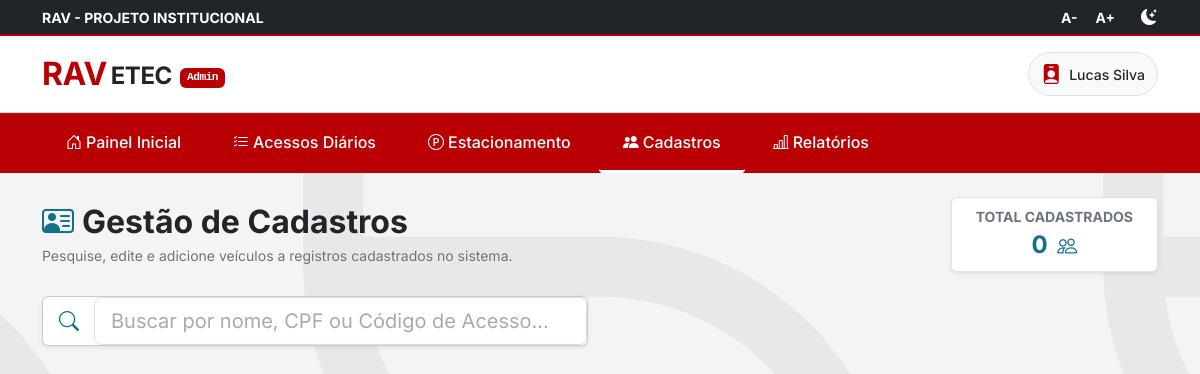
The app's page /gerenciar_cadastros.php, older data.
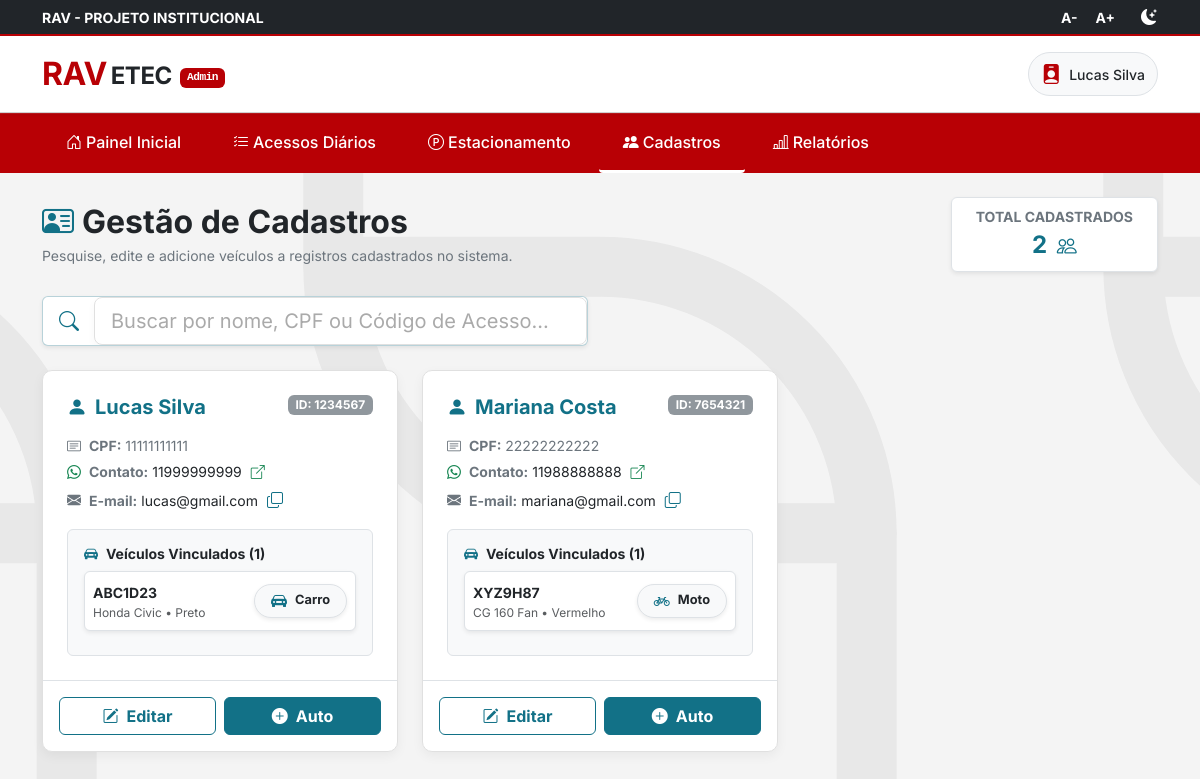
The same page, newer data.
### tables this page shows
CREATE TABLE usuarios (
    id INT AUTO_INCREMENT PRIMARY KEY,
    codigo_acesso VARCHAR(20) NOT NULL UNIQUE,  
    nome_completo VARCHAR(150) NOT NULL,
    email VARCHAR(100) NOT NULL UNIQUE,
    senha VARCHAR(255) NOT NULL DEFAULT '123',
    cpf VARCHAR(14) NOT NULL UNIQUE,
    id_empresa INT NULL,  
    role VARCHAR(50) DEFAULT 'visitante',  
    contato_valor VARCHAR(100) NULL,  
    created_at TIMESTAMP DEFAULT CURRENT_TIMESTAMP,
    CONSTRAINT fk_usuario_unidade
        FOREIGN KEY (id_empresa)
        REFERENCES unidades(id)
        ON DELETE SET NULL
);

CREATE TABLE veiculos (
    id INT AUTO_INCREMENT PRIMARY KEY,
    id_unidade INT NOT NULL,
    id_usuario INT NULL,  
    id_empresa INT NULL,  
    placa VARCHAR(10) NOT NULL UNIQUE,
    modelo VARCHAR(80) NOT NULL,
    cor VARCHAR(30) NULL,
    tipo_veiculo VARCHAR(50) NOT NULL,  
    created_at TIMESTAMP DEFAULT CURRENT_TIMESTAMP,
    CONSTRAINT fk_veiculo_unidade
        FOREIGN KEY (id_unidade)
        REFERENCES unidades(id)
        ON DELETE CASCADE,
    CONSTRAINT fk_veiculo_empresa
        FOREIGN KEY (id_empresa)
        REFERENCES unidades(id)
        ON DELETE SET NULL,
    CONSTRAINT fk_veiculo_usuario
        FOREIGN KEY (id_usuario)
        REFERENCES usuarios(id)
        ON DELETE CASCADE
);

### gerenciar_cadastros.php (the view, shortened to what the rows shown need)
<?php
require_once 'conn.php';
$stmt = $pdo->query("SELECT id, codigo_acesso, nome_completo, cpf, email, contato_valor FROM usuarios WHERE role = 'visitante' ORDER BY nome_completo ASC");
$cadastros = $stmt->fetchAll(PDO::FETCH_ASSOC);
$stmtV = $pdo->query("SELECT id, id_usuario, placa, modelo, cor, tipo_veiculo FROM veiculos WHERE id_usuario IS NOT NULL");
$todos_veiculos = $stmtV->fetchAll(PDO::FETCH_ASSOC);
$veiculos_map = [];
foreach ($todos_veiculos as $v) {
    $veiculos_map[$v['id_usuario']][] = $v;
}
?>
<!DOCTYPE html>
<html lang="pt-br">
<head>
    <link href="https://cdn.jsdelivr.net/npm/bootstrap@5.3.0/dist/css/bootstrap.min.css" rel="stylesheet">
    <link rel="stylesheet" href="https://cdn.jsdelivr.net/npm/bootstrap-icons@1.11.0/font/bootstrap-icons.css">
    <link rel="stylesheet" href="css/index.css">
    <link rel="stylesheet" href="css/style.css">
</head>
<body class="light-mode section-bg-gray d-flex flex-column min-vh-100">
    <header class="main-header bg-white shadow-sm sticky-top">
        <div class="container py-3 d-flex justify-content-between align-items-center">
            <div class="d-flex align-items-center gap-3">
                <a href="painel-admin.php" class="text-decoration-none d-flex align-items-center">
                    <h1 class="logo-text m-0 fw-bold d-flex align-items-center">
                        <span class="text-cps-red fs-2 me-1">RAV</span>
                        <span class="text-dark fs-4 mt-1">ETEC</span>
                        <span class="badge bg-cps-red text-white font-monospace ms-2 mt-2" style="font-size: 0.70rem;">Admin</span>
                    </h1>
                </a>
            </div>
        </div>
    </header>
    <main class="container py-4 flex-grow-1">
        <div class="d-flex flex-column flex-md-row justify-content-between align-items-md-center mb-4 gap-3">
            <div>
                <h2 class="text-dark mb-1 fw-bold"><i class="bi bi-person-vcard text-primary me-2"></i>Gestão de Cadastros</h2>
            </div>
        </div>
        <div class="row row-cols-1 row-cols-md-2 row-cols-xl-3 g-4" id="gridCadastros">
            <?php foreach ($cadastros as $c): ?>
            <?php $veiculos = $veiculos_map[$c['id']] ?? []; ?>
            <div class="col cadastro-item">
                <div class="card h-100 cadastro-card bg-white rounded-3">
                    <div class="card-body p-4">
                        <div class="d-flex justify-content-between align-items-start mb-3">
                            <h5 class="card-title fw-bold text-primary mb-0"><i class="bi bi-person-fill me-2"></i><?= htmlspecialchars($c['nome_completo']) ?></h5>
                            <span class="badge bg-secondary opacity-75">ID: <?= htmlspecialchars($c['codigo_acesso']) ?></span>
                        </div>
                        <div class="text-secondary small mb-3">
                            <div class="mb-1"><i class="bi bi-card-text me-2"></i><strong>CPF:</strong> <?= htmlspecialchars($c['cpf']) ?></div>
                            <div class="mb-1 d-flex align-items-center gap-1">
                                <i class="bi bi-whatsapp text-success me-1"></i><strong>Contato:</strong>
                                <?php if(!empty($c['contato_valor'])): ?>
                                    <span class="text-dark"><?= htmlspecialchars($c['contato_valor']) ?></span>
                                    <a href="https://wa.me/55<?= preg_replace('/\D/', '', $c['contato_valor']) ?>" target="_blank" class="btn btn-sm text-success p-0 ms-1 fw-bold" title="Chamar no WhatsApp"><i class="bi bi-box-arrow-up-right"></i></a>
                                <?php else: ?>
                                    <span class="text-muted fst-italic">N/A</span>
                                <?php endif; ?>
                            </div>
                            <div class="d-flex align-items-center gap-1">
                                <i class="bi bi-envelope-fill me-1"></i><strong>E-mail:</strong>
                                <?php if(strpos($c['email'], '@rav.tmp') === false): ?>
                                    <span class="text-truncate d-inline-block align-bottom text-dark" style="max-width:180px;" id="em-<?= $c['id'] ?>"><?= htmlspecialchars($c['email']) ?></span>
                                    <button type="button" class="btn btn-sm btn-link text-secondary p-0 ms-1" onclick="navigator.clipboard.writeText('<?= htmlspecialchars($c['email']) ?>'); alert('E-mail (<?= htmlspecialchars($c['email']) ?>) copiado na área de transferência!')" title="Copiar E-mail"><i class="bi bi-copy fs-6 text-primary"></i></button>
                                <?php else: ?>
                                    <span class="text-muted fst-italic">Não informado</span>
                                <?php endif; ?>
                            </div>
                        </div>
                        <div class="bg-light p-3 rounded border">
                            <h6 class="small fw-bold text-dark mb-2"><i class="bi bi-car-front-fill me-2 text-primary"></i>Veículos Vinculados (<?= count($veiculos) ?>)</h6>
                            <?php if (count($veiculos) > 0): ?>
                                <ul class="list-unstyled mb-0 d-flex flex-column gap-2">
                                    <?php foreach ($veiculos as $v): ?>
                                     <li class="bg-white border rounded p-2 d-flex justify-content-between align-items-center veiculo-item shadow-sm mb-2">
                                        <div>
                                            <span class="fw-bold small text-dark"><?= htmlspecialchars($v['placa']) ?></span>
                                            <span class="text-muted d-block" style="font-size: 0.75rem;"><?= htmlspecialchars($v['modelo']) ?> • <?= htmlspecialchars($v['cor']) ?></span>
                                        </div>
                                        <?php
                                            $icone = 'car-front-fill';
                                            if ($v['tipo_veiculo'] == 'Moto') $icone = 'bicycle';
                                            else if ($v['tipo_veiculo'] == 'Outros') $icone = 'truck';
                                        ?>
                                        <span class="badge rounded-pill bg-light border text-secondary fw-bold shadow-sm px-3 py-2 d-flex align-items-center gap-2">
                                            <i class="bi bi-<?= $icone ?> fs-6 text-primary"></i>
                                            <span style="font-size:0.8rem;" class="text-dark"><?= htmlspecialchars($v['tipo_veiculo']) ?></span>
                                        </span>
                                    </li>
                                    <?php endforeach; ?>
                                </ul>
                            <?php else: ?>
                                <p class="small text-muted mb-0 fst-italic">Nenhum veículo cadastrado.</p>
                            <?php endif; ?>
                        </div>
                    </div>
                    <div class="card-footer bg-transparent p-3 border-top grid gap-2 d-flex">
                        <button type="button" class="btn btn-outline-primary w-50 fw-bold d-flex align-items-center justify-content-center btn-editar"
                            data-id="<?= $c['id'] ?>"
                            data-nome="<?= htmlspecialchars($c['nome_completo']) ?>"
                            data-cpf="<?= htmlspecialchars($c['cpf']) ?>"
                            data-email="<?= htmlspecialchars($c['email']) ?>"
                            data-contato="<?= htmlspecialchars($c['contato_valor']) ?>"
                            data-veiculos="<?= htmlspecialchars(json_encode($veiculos), ENT_QUOTES, 'UTF-8') ?>">
                            <i class="bi bi-pencil-square me-2"></i> Editar
                        </button>
                        <button type="button" class="btn btn-primary w-50 fw-bold d-flex align-items-center justify-content-center btn-add-veiculo"
                            data-id="<?= $c['id'] ?>"
                            data-nome="<?= htmlspecialchars($c['nome_completo']) ?>">
                            <i class="bi bi-plus-circle-fill me-2"></i> Auto
                        </button>
                    </div>
                </div>
            </div>
            <?php endforeach; ?>
        </div>
    </main>
</body>
</html>

Row changes from the older to the newer data that the page shows:
added usuarios: nome_completo "Lucas Silva", codigo_acesso "1234567", cpf "11111111111", contato_valor "11999999999", email "lucas@gmail.com", id "1"
added veiculos: placa "ABC1D23", modelo "Honda Civic", cor "Preto", tipo_veiculo "Carro", shown under "Lucas Silva"
added usuarios: nome_completo "Mariana Costa", codigo_acesso "7654321", cpf "22222222222", contato_valor "11988888888", email "mariana@gmail.com", id "1"
added veiculos: placa "XYZ9H87", modelo "CG 160 Fan", cor "Vermelho", tipo_veiculo "Moto", shown under "Mariana Costa"
Text that changed along with them:
count($cadastros): "0" → "2"
